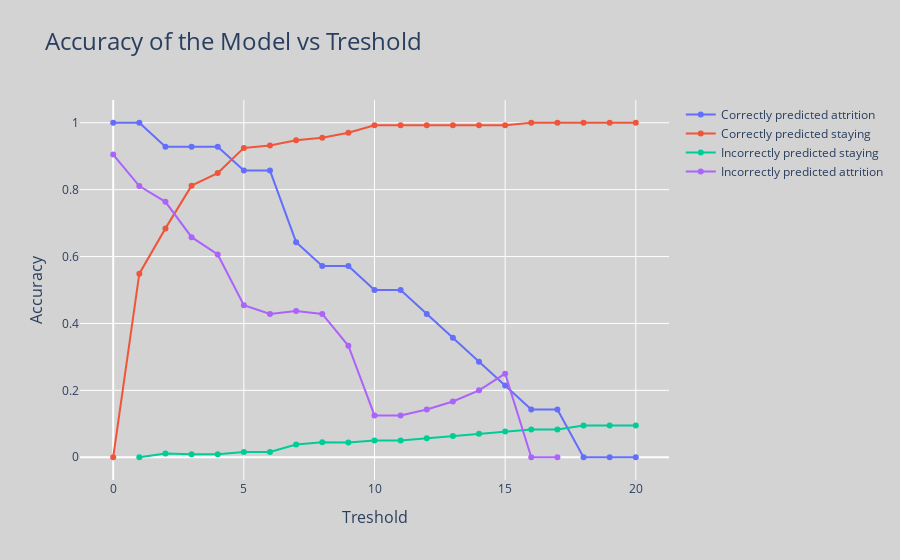

The notebook cell saved with this chart:
### Code cell
import pandas as pd

import plotly.graph_objects as go


confution = pd.read_csv("fancy_graph.csv")

fig = go.Figure()
first = confution.columns[0]

for col in confution.columns:
    if col!=first:
        fig.add_trace(
        go.Scatter(x=confution.index, y=confution[col], mode="lines+markers", name=col)
    )
fig.update_layout(hovermode="x unified")

fig.update_layout(
    title={"text": "Accuracy of the Model vs Treshold", "font": {"size": 24}},
    xaxis={"title": {"text": "Treshold", "font": {"size": 16}}},
    yaxis={"title": {"text": "Accuracy", "font": {"size": 16}}},
    paper_bgcolor="lightgrey",
    plot_bgcolor="lightgrey",
)

fig.show()

### Figure 1 — Plotly figure (JSON) as saved in the notebook; plotly's stock layout.template omitted (floating-point values rounded to 4 significant figures)
{"data": [{"mode": "lines+markers", "name": "Correctly predicted attrition", "type": "scatter", "x": [0, 1, 2, 3, 4, 5, 6, 7, 8, 9, 10, 11, 12, 13, 14, 15, 16, 17, 18, 19, 20], "y": [1, 1, 0.9286, 0.9286, 0.9286, 0.8571, 0.8571, 0.6429, 0.5714, 0.5714, 0.5, 0.5, 0.4286, 0.3571, 0.2857, 0.2143, 0.1429, 0.1429, 0, 0, 0]}, {"mode": "lines+markers", "name": "Correctly predicted staying", "type": "scatter", "x": [0, 1, 2, 3, 4, 5, 6, 7, 8, 9, 10, 11, 12, 13, 14, 15, 16, 17, 18, 19, 20], "y": [0, 0.5489, 0.6842, 0.812, 0.8496, 0.9248, 0.9323, 0.9474, 0.9549, 0.9699, 0.9925, 0.9925, 0.9925, 0.9925, 0.9925, 0.9925, 1, 1, 1, 1, 1]}, {"mode": "lines+markers", "name": "Incorrectly predicted staying", "type": "scatter", "x": [0, 1, 2, 3, 4, 5, 6, 7, 8, 9, 10, 11, 12, 13, 14, 15, 16, 17, 18, 19, 20], "y": [null, 0, 0.01087, 0.009174, 0.008772, 0.016, 0.01587, 0.03817, 0.04511, 0.04444, 0.05036, 0.05036, 0.05714, 0.06383, 0.07042, 0.07692, 0.08276, 0.08276, 0.09524, 0.09524, 0.09524]}, {"mode": "lines+markers", "name": "Incorrectly predicted attrition", "type": "scatter", "x": [0, 1, 2, 3, 4, 5, 6, 7, 8, 9, 10, 11, 12, 13, 14, 15, 16, 17, 18, 19, 20], "y": [0.9048, 0.8108, 0.7636, 0.6579, 0.6061, 0.4545, 0.4286, 0.4375, 0.4286, 0.3333, 0.125, 0.125, 0.1429, 0.1667, 0.2, 0.25, 0, 0, null, null, null]}], "layout": {"autosize": true, "hovermode": "x unified", "paper_bgcolor": "lightgrey", "plot_bgcolor": "lightgrey", "title": {"font": {"size": 24}, "text": "Accuracy of the Model vs Treshold"}, "xaxis": {"autorange": true, "range": [-1.193, 21.19], "title": {"font": {"size": 16}, "text": "Treshold"}, "type": "linear"}, "yaxis": {"autorange": true, "range": [-0.08252, 1.083], "title": {"font": {"size": 16}, "text": "Accuracy"}, "type": "linear"}}}
